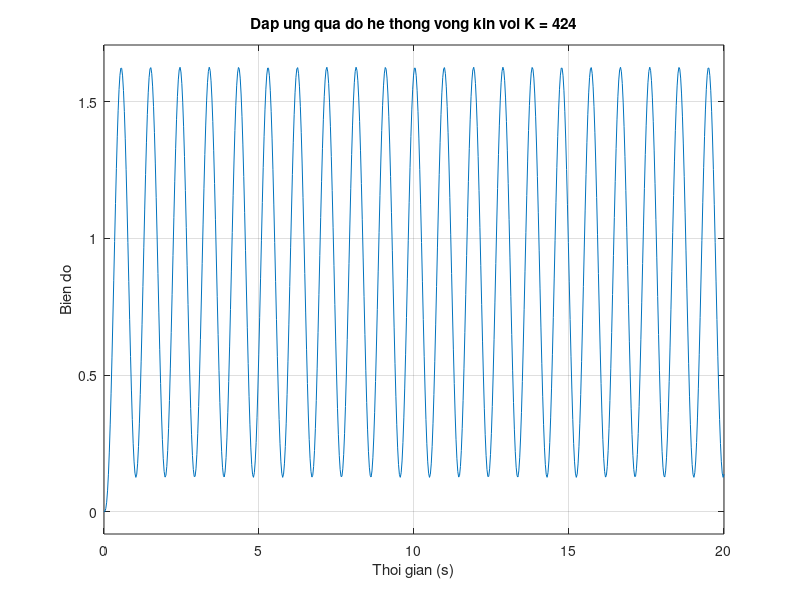

The MATLAB script that drew this image:
% Gán K = 424
K = 424;

% Viết trực tiếp đa thức tử số và mẫu số của hệ kín
% G_kin = K / (s^3 + 11s^2 + 44s + 60 + K)
num_kin = K;
den_kin = [1, 11, 44, 60 + K];

% Khai báo hàm truyền hệ kín
G_kin = tf(num_kin, den_kin);

% Vẽ đáp ứng quá độ với đầu vào hàm nấc đơn vị
figure;
step(G_kin, 20); % Vẽ trong 20 giây để thấy rõ dao động
grid on;
title('Dap ung qua do he thong vong kin voi K = 424');
xlabel('Thoi gian (s)');
ylabel('Bien do');
